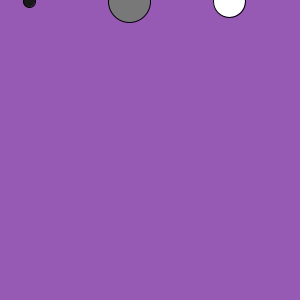
Frame 1 (no input)
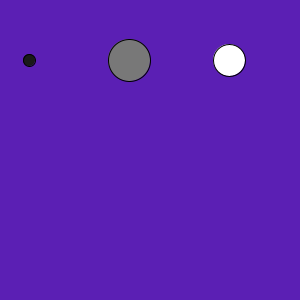
Frame 60 (the mouse pressed at the canvas centre just before this capture)
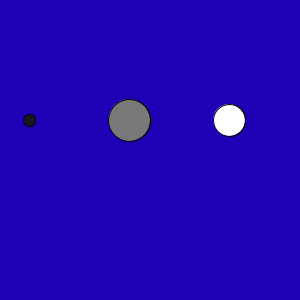
Frame 120 (the mouse held since frame 60 and released just before this capture)

The Processing sketch that drew these frames (run headless with seeded random() and noise(); from frame 60 on, the mouse is pressed at the canvas centre):

// Processing sketch: processing_73425
// ── processing_73425.pde

int x = 0;
int y=0;
int speed =1;
int gravity =-2;
float r=150;
float g=90;
float b=180;
void setup() {
  size(300,300);
  smooth();
}
void draw() {
  background(r,g,b);
  stroke(255);
      if(mouseX>width/2) {
      r=r+1;
    } else {
     r=r-1;
    }
    if(r>255) {
      r=255;
    } else if (r<0) {
      r=0;
    }
    if(mouseY>height/2) {
      g=g+1;
    }else {
      g=g-1;
    }
  y=y+speed;
  if ((y > width) || (y < 0)){
    speed=speed * gravity;
  }
  stroke (0);
  fill (25);
  ellipse (29,y,12,12);
  fill(255);
   ellipse (229,y,32,32);
   fill(120);
   ellipse (129,y,42,42);
}
